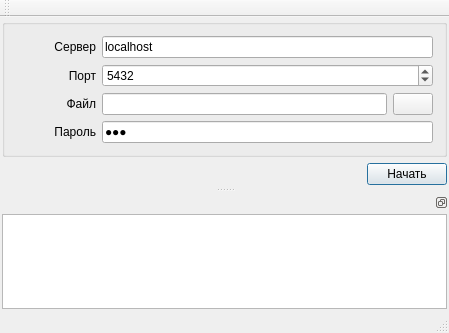
<?xml version="1.0" encoding="UTF-8"?>
<ui version="4.0">
 <class>MainWindow</class>
 <widget class="QMainWindow" name="MainWindow">
  <property name="geometry">
   <rect>
    <x>0</x>
    <y>0</y>
    <width>449</width>
    <height>333</height>
   </rect>
  </property>
  <property name="windowTitle">
   <string>Создание/Обновление конфигурации</string>
  </property>
  <property name="windowIcon">
   <iconset>
    <normaloff>:/signals/icons/maintenance.ico</normaloff>:/signals/icons/maintenance.ico</iconset>
  </property>
  <widget class="QWidget" name="centralWidget">
   <layout class="QVBoxLayout" name="verticalLayout_2">
    <property name="leftMargin">
     <number>2</number>
    </property>
    <property name="topMargin">
     <number>2</number>
    </property>
    <property name="rightMargin">
     <number>2</number>
    </property>
    <property name="bottomMargin">
     <number>2</number>
    </property>
    <item>
     <widget class="QGroupBox" name="groupBox">
      <property name="title">
       <string/>
      </property>
      <layout class="QVBoxLayout" name="verticalLayout">
       <item>
        <layout class="QHBoxLayout" name="horizontalLayout_13">
         <item>
          <widget class="QLabel" name="label_8">
           <property name="sizePolicy">
            <sizepolicy hsizetype="Fixed" vsizetype="Preferred">
             <horstretch>0</horstretch>
             <verstretch>0</verstretch>
            </sizepolicy>
           </property>
           <property name="minimumSize">
            <size>
             <width>80</width>
             <height>0</height>
            </size>
           </property>
           <property name="font">
            <font>
             <weight>50</weight>
             <bold>false</bold>
            </font>
           </property>
           <property name="text">
            <string>Сервер</string>
           </property>
           <property name="alignment">
            <set>Qt::AlignRight|Qt::AlignTrailing|Qt::AlignVCenter</set>
           </property>
          </widget>
         </item>
         <item>
          <widget class="QLineEdit" name="editHost">
           <property name="sizePolicy">
            <sizepolicy hsizetype="Preferred" vsizetype="Fixed">
             <horstretch>0</horstretch>
             <verstretch>0</verstretch>
            </sizepolicy>
           </property>
           <property name="font">
            <font>
             <weight>50</weight>
             <bold>false</bold>
            </font>
           </property>
           <property name="text">
            <string>localhost</string>
           </property>
          </widget>
         </item>
        </layout>
       </item>
       <item>
        <layout class="QHBoxLayout" name="horizontalLayout_14">
         <item>
          <widget class="QLabel" name="label_9">
           <property name="sizePolicy">
            <sizepolicy hsizetype="Fixed" vsizetype="Preferred">
             <horstretch>0</horstretch>
             <verstretch>0</verstretch>
            </sizepolicy>
           </property>
           <property name="minimumSize">
            <size>
             <width>80</width>
             <height>0</height>
            </size>
           </property>
           <property name="font">
            <font>
             <weight>50</weight>
             <bold>false</bold>
            </font>
           </property>
           <property name="text">
            <string>Порт</string>
           </property>
           <property name="alignment">
            <set>Qt::AlignRight|Qt::AlignTrailing|Qt::AlignVCenter</set>
           </property>
          </widget>
         </item>
         <item>
          <widget class="QSpinBox" name="spinPort">
           <property name="minimum">
            <number>1</number>
           </property>
           <property name="maximum">
            <number>65535</number>
           </property>
           <property name="value">
            <number>5432</number>
           </property>
          </widget>
         </item>
        </layout>
       </item>
       <item>
        <layout class="QHBoxLayout" name="horizontalLayout">
         <item>
          <widget class="QLabel" name="label_13">
           <property name="sizePolicy">
            <sizepolicy hsizetype="Fixed" vsizetype="Preferred">
             <horstretch>0</horstretch>
             <verstretch>0</verstretch>
            </sizepolicy>
           </property>
           <property name="minimumSize">
            <size>
             <width>80</width>
             <height>0</height>
            </size>
           </property>
           <property name="font">
            <font>
             <weight>50</weight>
             <bold>false</bold>
            </font>
           </property>
           <property name="text">
            <string>Файл</string>
           </property>
           <property name="alignment">
            <set>Qt::AlignRight|Qt::AlignTrailing|Qt::AlignVCenter</set>
           </property>
          </widget>
         </item>
         <item>
          <widget class="QLineEdit" name="editFile">
           <property name="sizePolicy">
            <sizepolicy hsizetype="Preferred" vsizetype="Fixed">
             <horstretch>0</horstretch>
             <verstretch>0</verstretch>
            </sizepolicy>
           </property>
           <property name="minimumSize">
            <size>
             <width>110</width>
             <height>0</height>
            </size>
           </property>
           <property name="font">
            <font>
             <weight>50</weight>
             <bold>false</bold>
            </font>
           </property>
           <property name="text">
            <string/>
           </property>
          </widget>
         </item>
         <item>
          <widget class="QPushButton" name="pushButton">
           <property name="sizePolicy">
            <sizepolicy hsizetype="Fixed" vsizetype="Fixed">
             <horstretch>0</horstretch>
             <verstretch>0</verstretch>
            </sizepolicy>
           </property>
           <property name="text">
            <string/>
           </property>
           <property name="icon">
            <iconset>
             <normaloff>../../Common/Icons/silk-icons/icons/folder.png</normaloff>../../Common/Icons/silk-icons/icons/folder.png</iconset>
           </property>
          </widget>
         </item>
        </layout>
       </item>
       <item>
        <layout class="QHBoxLayout" name="horizontalLayout_2">
         <item>
          <widget class="QLabel" name="label_15">
           <property name="sizePolicy">
            <sizepolicy hsizetype="Fixed" vsizetype="Preferred">
             <horstretch>0</horstretch>
             <verstretch>0</verstretch>
            </sizepolicy>
           </property>
           <property name="minimumSize">
            <size>
             <width>80</width>
             <height>0</height>
            </size>
           </property>
           <property name="font">
            <font>
             <weight>50</weight>
             <bold>false</bold>
            </font>
           </property>
           <property name="text">
            <string>Пароль</string>
           </property>
           <property name="alignment">
            <set>Qt::AlignRight|Qt::AlignTrailing|Qt::AlignVCenter</set>
           </property>
          </widget>
         </item>
         <item>
          <widget class="QLineEdit" name="editPass">
           <property name="sizePolicy">
            <sizepolicy hsizetype="Preferred" vsizetype="Fixed">
             <horstretch>0</horstretch>
             <verstretch>0</verstretch>
            </sizepolicy>
           </property>
           <property name="font">
            <font>
             <weight>50</weight>
             <bold>false</bold>
            </font>
           </property>
           <property name="text">
            <string>123</string>
           </property>
           <property name="echoMode">
            <enum>QLineEdit::Password</enum>
           </property>
          </widget>
         </item>
        </layout>
       </item>
      </layout>
     </widget>
    </item>
    <item>
     <layout class="QHBoxLayout" name="horizontalLayout_3">
      <item>
       <spacer name="horizontalSpacer">
        <property name="orientation">
         <enum>Qt::Horizontal</enum>
        </property>
        <property name="sizeHint" stdset="0">
         <size>
          <width>40</width>
          <height>20</height>
         </size>
        </property>
       </spacer>
      </item>
      <item>
       <widget class="QPushButton" name="bnOk">
        <property name="text">
         <string>Начать</string>
        </property>
        <property name="autoDefault">
         <bool>true</bool>
        </property>
        <property name="default">
         <bool>true</bool>
        </property>
       </widget>
      </item>
     </layout>
    </item>
   </layout>
  </widget>
  <widget class="QMenuBar" name="menuBar">
   <property name="geometry">
    <rect>
     <x>0</x>
     <y>0</y>
     <width>449</width>
     <height>21</height>
    </rect>
   </property>
  </widget>
  <widget class="QToolBar" name="mainToolBar">
   <attribute name="toolBarArea">
    <enum>TopToolBarArea</enum>
   </attribute>
   <attribute name="toolBarBreak">
    <bool>false</bool>
   </attribute>
  </widget>
  <widget class="QStatusBar" name="statusBar"/>
  <widget class="QDockWidget" name="dockWidget">
   <property name="features">
    <set>QDockWidget::DockWidgetFloatable</set>
   </property>
   <property name="windowTitle">
    <string/>
   </property>
   <attribute name="dockWidgetArea">
    <number>8</number>
   </attribute>
   <widget class="QWidget" name="dockWidgetContents">
    <layout class="QVBoxLayout" name="verticalLayout_3">
     <property name="leftMargin">
      <number>2</number>
     </property>
     <property name="topMargin">
      <number>2</number>
     </property>
     <property name="rightMargin">
      <number>2</number>
     </property>
     <property name="bottomMargin">
      <number>2</number>
     </property>
     <item>
      <widget class="QTextEdit" name="textEdit"/>
     </item>
    </layout>
   </widget>
  </widget>
 </widget>
 <layoutdefault spacing="6" margin="11"/>
 <resources/>
 <connections/>
</ui>
